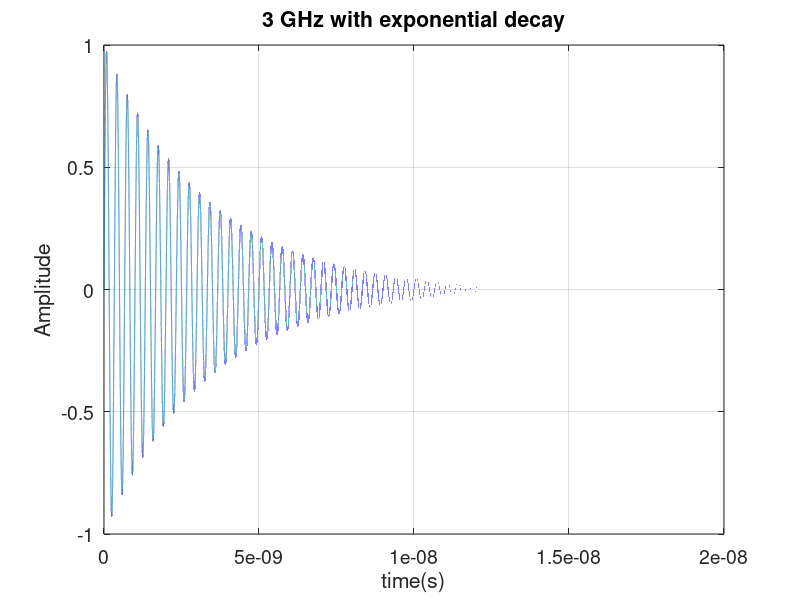
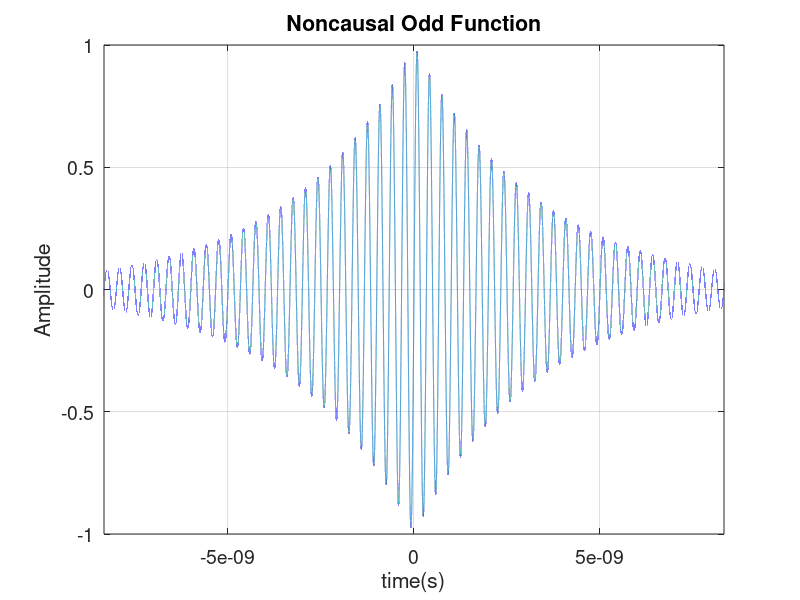
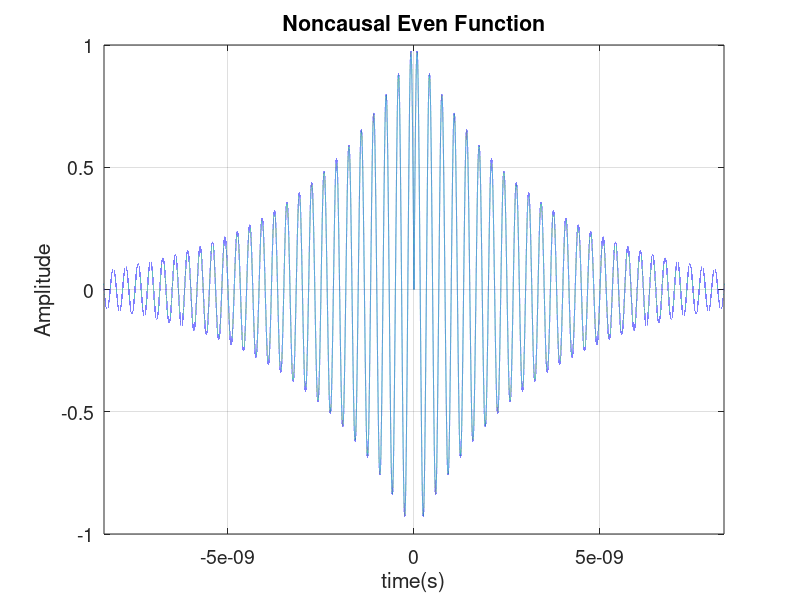
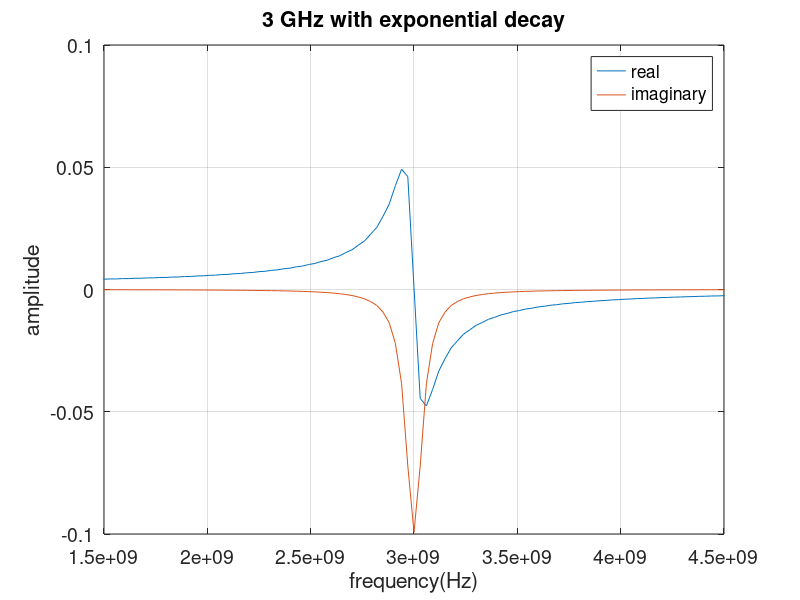

Reproduce these figures in MATLAB, in order.
close all
eps0=8.85418782e-12; % F/m
mu0=1.2566370614e-6; % H/m
c0=1/sqrt(eps0*mu0); % speed of light
eta0=sqrt(mu0/eps0); % free space
k0 = 2*pi*3e9/c0;
num = 1e6;
time = linspace(0,50/3e9,num);
time2 = linspace(-50/3e9,50/3e9,2*num);
dt = mean(diff(time));
Fs = 1/dt;
microwave = sin(2*pi*3e9*time);
decay = exp(-time*Fs/2e5);
signal_with_decay = microwave.*decay;
signal2 = [-fliplr(signal_with_decay) signal_with_decay];
[b,a] = butter(10,0.1);
signal3 = [fliplr(signal_with_decay) signal_with_decay];
figure; plot(time,real(signal_with_decay))
xlabel('time(s)')
ylabel('Amplitude')
title('3 GHz with exponential decay')
grid on
set(gca,'fontsize',14)
%%
figure; plot(time2,real(signal2))
xlabel('time(s)')
ylabel('Amplitude')
title('Noncausal Odd Function')
grid on
set(gca,'fontsize',14)
xlim([-max(time)/2 max(time)/2])
%%
figure; plot(time2,real(signal3))
xlabel('time(s)')
ylabel('Amplitude')
title('Noncausal Even Function')
grid on
set(gca,'fontsize',14)
xlim([-max(time)/2 max(time)/2])
%%
num = num*2;
frequency = Fs*(0:(num/2-1))/num;
swd_freq = 2*fft([signal_with_decay zeros(size(signal_with_decay))])/num;
figure;
plot(frequency,real(swd_freq(1:num/2)),frequency,imag(swd_freq(1:num/2)))
grid on
xlabel('frequency(Hz)')
ylabel('amplitude')
legend('real', 'imaginary')
title('3 GHz with exponential decay')
xlim([1.5e9 4.5e9])
set(gca,'fontsize',14)
%%
swd_freq2 = 2*fft(signal2);
swd_freq2 = filtfilt(b,a,swd_freq2)/3e4;
figure;
plot(frequency,real(swd_freq2(1:num/2)),frequency,imag(swd_freq2(1:num/2)))
grid on
xlabel('frequency(Hz)')
ylabel('amplitude')
legend('real', 'imaginary')
title('Noncausal Odd Function')
xlim([1.5e9 4.5e9])
set(gca,'fontsize',14)
%%
%frequency = Fs*(0:(num/2-1))/num;
swd_freq3 = 2*fft(signal3);
swd_freq3 = filtfilt(b,a,swd_freq3)/3e4;
figure;
plot(frequency,-real(swd_freq3(1:num/2)),frequency,imag(swd_freq3(1:num/2)))
grid on
xlabel('frequency(Hz)')
ylabel('amplitude')
legend('real', 'imaginary')
title('Noncausal Even Function')
xlim([1.5e9 4.5e9])
set(gca,'fontsize',14)
%%
figure;
plot(frequency,-real(swd_freq3(1:num/2)),frequency,imag(swd_freq2(1:num/2)))
grid on
xlabel('frequency(Hz)')
ylabel('amplitude')
legend('real', 'imaginary')
title('Even and Odd combined')
xlim([1.5e9 4.5e9])
set(gca,'fontsize',14)